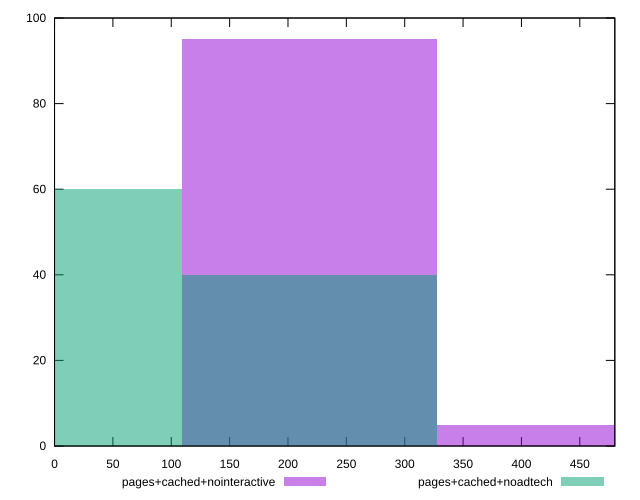

This chart was generated by the following gnuplot code:
reset

$pagesCachedNointeractive <<EOF
218.5278206602912 95
437.0556413205824 5
EOF

$pagesCachedNoadtech <<EOF
218.5278206602912 40
0 60
EOF

set key outside below
set boxwidth 218.5278206602912
set xrange [0:480]
set yrange [0:100]
set trange [0:100]
set style fill transparent solid 0.5 noborder
set terminal svg size 640, 500 enhanced background rgb 'white'
set output "reprap/uses-http2/comparison/histogram/3_vs_4.svg"

plot $pagesCachedNointeractive title "pages+cached+nointeractive" with boxes, \
     $pagesCachedNoadtech title "pages+cached+noadtech" with boxes

reset
